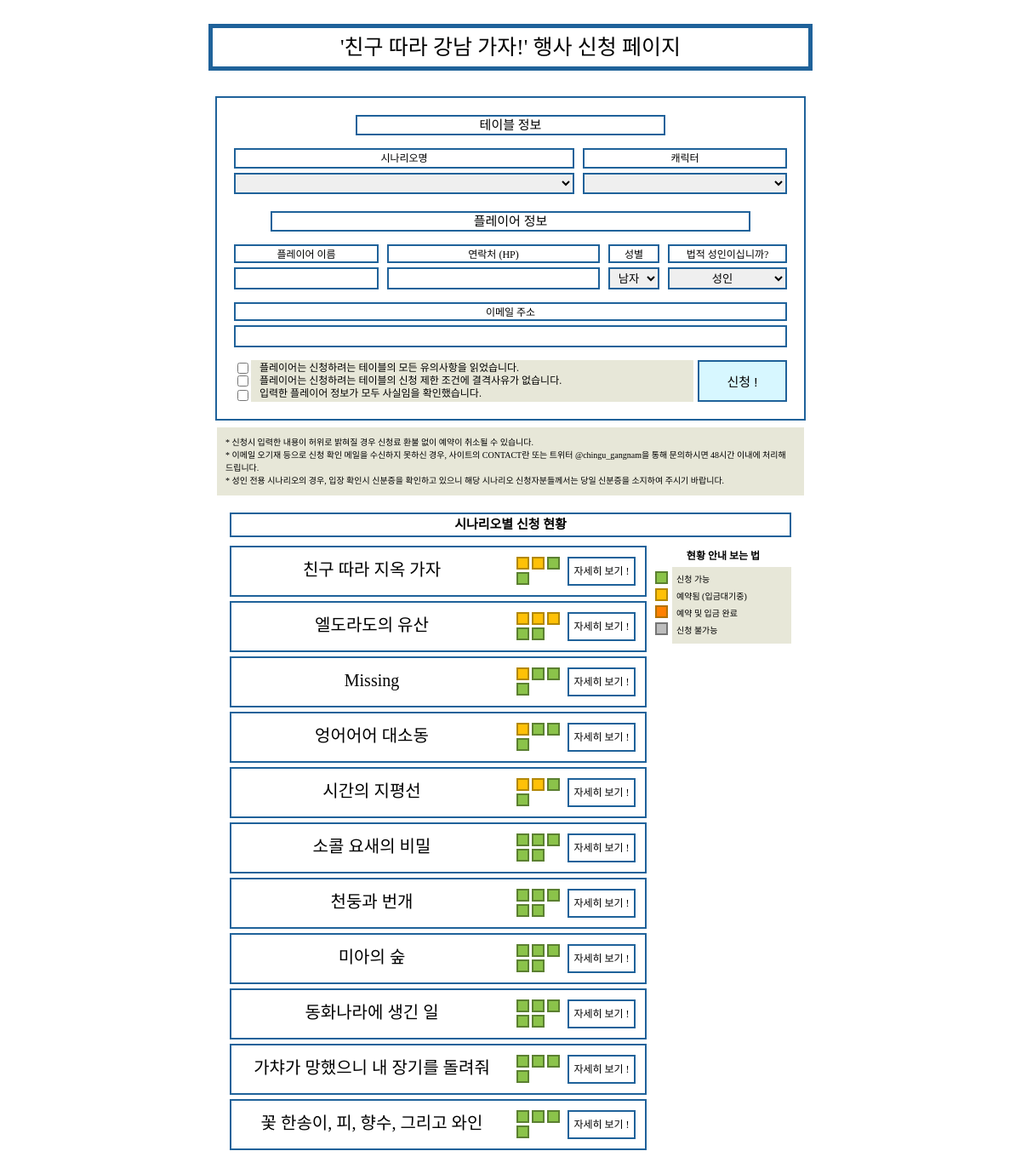
The app's page /, older data.
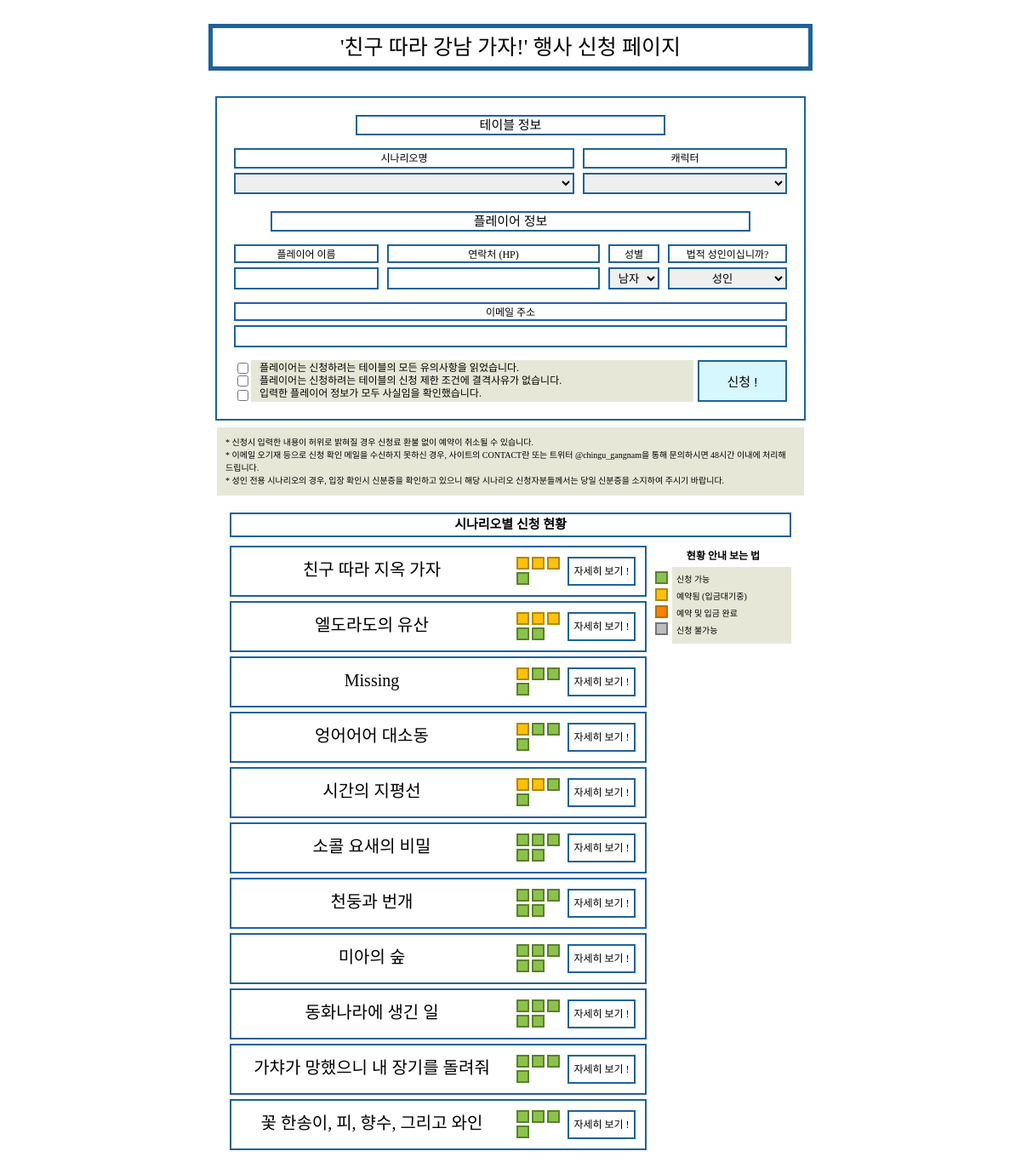
The same page, newer data.
### mysite/apps/character/models.py (models this page shows, shortened)
class Character(models.Model):
    EMPTY, BOOKED, PAID = range(0, 3)
    CHARACTER_STATUS = (
        (EMPTY, _('Empty')),
        (BOOKED, _('Booked')),
        (PAID, _('Paid'))
    )
    name = models.CharField(
        _("Character_Name"),
        max_length=128
    )
    scenario = models.ForeignKey(
        'scenario.Scenario',
        related_name='character',
        verbose_name=_('Scenario'),
        on_delete=models.CASCADE
    )
    player = models.ForeignKey(
        'player.Player',
        related_name='character',
        verbose_name=_('Player'),
        blank=True,
        null=True,
        on_delete=models.SET_NULL
    )
    status = models.PositiveSmallIntegerField(
        _("Status of booking"),
        choices=CHARACTER_STATUS,
        default=EMPTY
    )
    class Meta:
        ordering = ('scenario',)
        verbose_name = _('Character')
        verbose_name_plural = _("Characters")

### mysite/apps/player/views.py (the view, shortened to what this page needs)
# urls.py: url(r'^$', PlayerRegist.as_view(), name="regist"),
class PlayerRegist(TemplateView):
    template_name = "player/player_regist.html"
    def get(self, request, *args, **kwargs):
        context = self.get_context_data(**kwargs)
        context['scenarios'] = Scenario.objects.filter(is_active=True)
        context['form'] = RegistForm()
        context['success'] = 'GET'
        return self.render_to_response(context)

### mysite/apps/player/forms.py
class RegistForm(forms.Form):
    scenario = forms.ModelChoiceField(
        queryset=Scenario.objects.filter(is_active=Scenario.ACTIVE),
        empty_label="",
    )
    character = forms.ModelChoiceField(
        queryset=Character.objects.all(),
        empty_label="",
    )
    player_name = forms.CharField(max_length=64)
    player_phone_number = forms.CharField(max_length=16)
    player_gender = forms.ChoiceField(choices=Player.GENDER_CHOICES)
    player_adult = forms.ChoiceField(choices=Player.ADULT_CHOICES)
    player_email = forms.EmailField(max_length=64)
    agree_read_all = forms.BooleanField()
    agree_no_problem = forms.BooleanField()
    agree_face = forms.BooleanField()

### mysite/apps/scenario/models.py (called while the page is built)
    def __str__(self):
        return self.name

### mysite/templates/player/player_regist.html (shortened to what the changed rows need)
<!DOCTYPE html>
<html lang="en">
<head>
    {% load static %}
    <link rel="stylesheet" href="{% static "css/player_regist.css" %}">
</head>
<body>
    <div class="container body">
        <div class="footer_container">
            <div class="footer_scenario_container">
            {% for scenario in scenarios %}
                <div class="footer_scenario">
                    <div class="footer_scenario_title">{{ scenario.name }}</div>
                    <div class="footer_scenario_booked">
                    {% for character in scenario.character.all %}
                        <div class="scenario_character_status"
                        {% if character.status == 0 %}
                            style="background-color: #8bc34a; border-color: #5b8031;"
                        {% elif character.status == 1 %}
                            style="background-color: #ffc107; border-color: #b38805;"
                        {% elif character.status == 2 %}
                            style="background-color: #ff8000; border-color: #b37100;"
                        {% else %}
                            style="background-color: #bdbdbd; border-color: #757575;"
                        {% endif %}
                        ></div>
                    {% endfor %}
                    </div>
                    <div class="footer_scenario_detail">
                        자세히 보기 !
                    </div>
                </div>
            {% endfor %}
            </div>
        </div>
    </div>
</body>
</html>

Row changes from the older to the newer data that the page shows:
changed Character (number 3 of 49 on the later page): status 0 → 1 (drawn)
